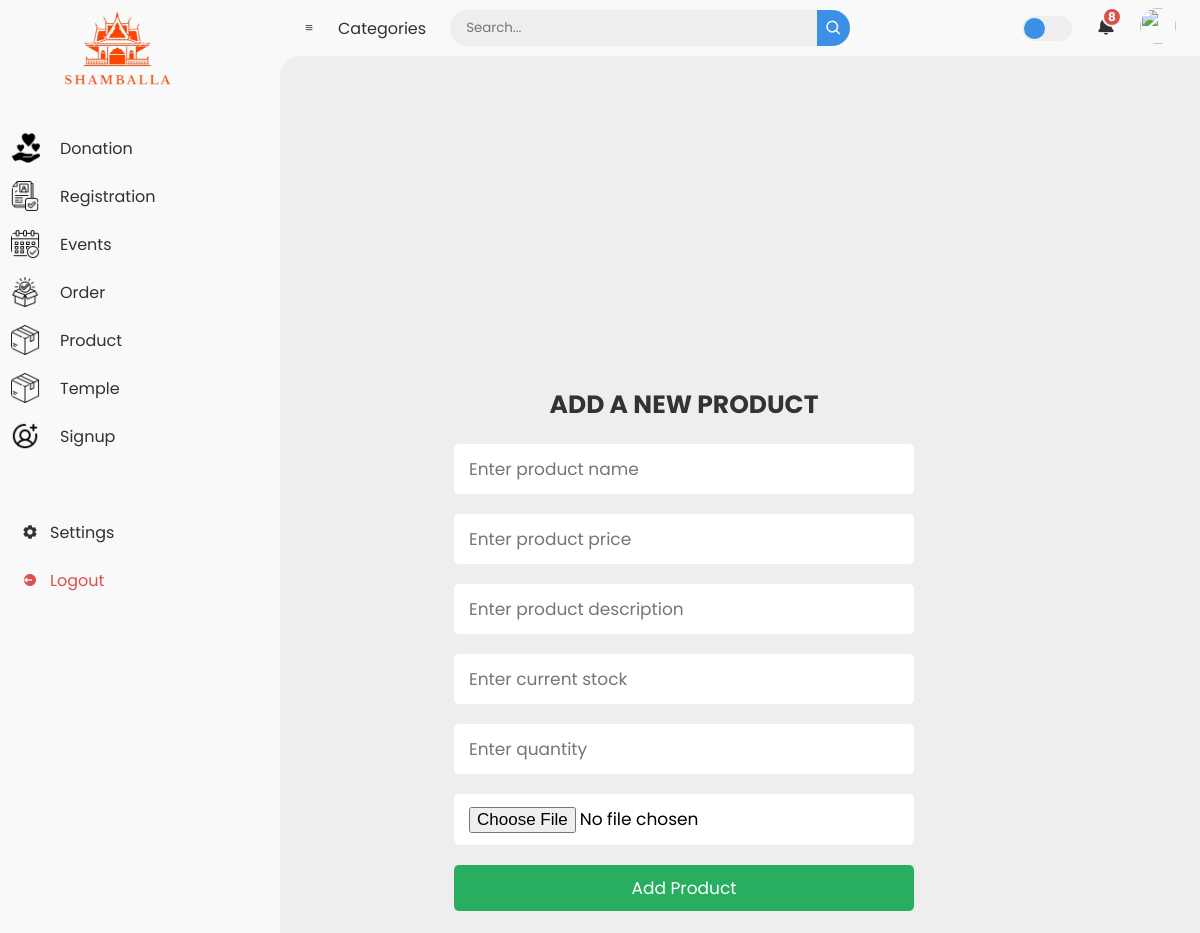
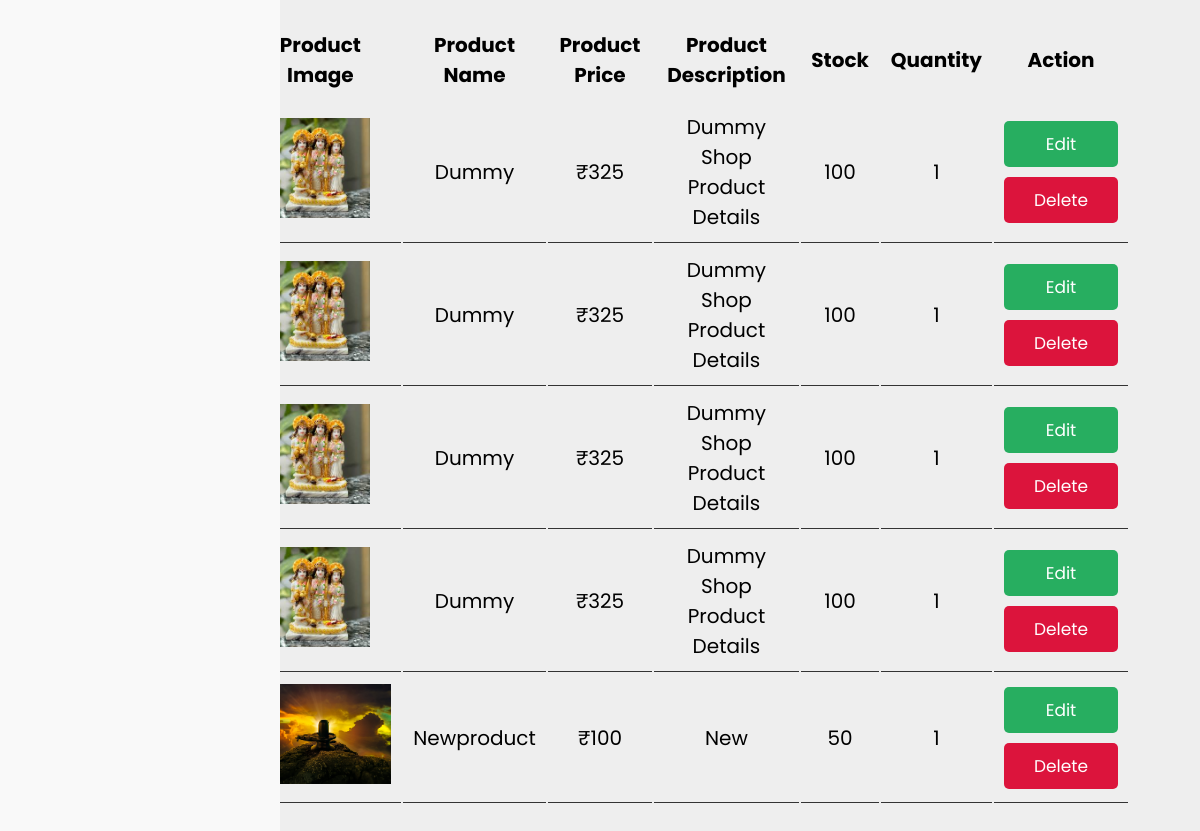
The app's page /admin/product.php with its own data (2 pictures, top to bottom).
### tables this page shows
CREATE TABLE `product` (
  `p_id` int(11) NOT NULL,
  `p_img` varchar(255) NOT NULL,
  `p_name` varchar(100) NOT NULL,
  `p_dec` text NOT NULL,
  `p_price` decimal(10,0) NOT NULL,
  `p_stock` int(11) NOT NULL DEFAULT 0,
  `p_quantity` int(11) NOT NULL DEFAULT 0
);

### admin/product.php (the view, shortened to what this page needs)
<?php
@include 'db.php';
?>
<!DOCTYPE html>
<html lang="en">
<head>
   <link href='https://unpkg.com/boxicons@2.0.9/css/boxicons.min.css' rel='stylesheet'>
   <link rel="stylesheet" href="css/style.css">
</head>
<body>
   <?php include("index.php"); ?>
   <div class="container">
      <div class="admin-product-form-container">
         <form action="product.php" method="post" enctype="multipart/form-data">
            <h3>Add a New Product</h3>
            <input type="text" placeholder="Enter product name" name="product_name" class="box">
            <input type="number" placeholder="Enter product price" name="product_price" class="box">
            <input type="text" placeholder="Enter product description" name="product_dec" class="box">
            <input type="number" placeholder="Enter current stock" name="product_stock" class="box">
            <input type="number" placeholder="Enter quantity" name="product_quantity" class="box">
            <input type="file" accept="image/png, image/jpeg, image/jpg" name="product_image" class="box">
            <input type="submit" class="btn" name="add_product" value="Add Product">
         </form>
      </div>
      <?php
      $select = mysqli_query($con, "SELECT * FROM product");
      ?>
      <div class="product-display">
         <table class="product-display-table">
            <thead>
               <tr>
                  <th>Product Image</th>
                  <th>Product Name</th>
                  <th>Product Price</th>
                  <th>Product Description</th>
                  <th>Stock</th>
                  <th>Quantity</th>
                  <th>Action</th>
               </tr>
            </thead>
            <tbody>
               <?php
               while ($row = mysqli_fetch_assoc($select)) {
               ?>
                  <tr>
                     <td><img src="uploaded_img/<?php echo $row['p_img']; ?>" height="100" alt=""></td>
                     <td><?php echo $row['p_name']; ?></td>
                     <td>₹<?php echo $row['p_price']; ?></td>
                     <td><?php echo $row['p_dec']; ?></td>
                     <td><?php echo $row['p_stock']; ?></td>
                     <td><?php echo $row['p_quantity']; ?></td>
                     <td>
                        <a href="admin_update.php?edit=<?php echo $row['p_id']; ?>" class="btn">Edit</a>
                        <a href="product.php?delete=<?php echo $row['p_id']; ?>" class="btn" onclick="return confirm('Are you sure you want to delete this product?');">Delete</a>
                     </td>
                  </tr>
               <?php
               }
               ?>
            </tbody>
         </table>
      </div>
   </div>
</body>
</html>

### admin/css/style.css (style rules this page uses)
:root { --green:#27ae60; --black:#333; --white:#fff; --bg-color:#eee; --box-shadow:0 .5rem 1rem rgba(0,0,0,.1); --border:.1rem solid var(--black); }
* { font-family: 'Poppins', sans-serif; margin:0; padding:0; box-sizing: border-box; outline: none; border:none; text-decoration: none; text-transform: capitalize; }
html { font-size: 62.5%; overflow-x: hidden; }
.btn { display: block; width: 100%; cursor: pointer; border-radius: .5rem; margin-top: 1rem; font-size: 1.7rem; padding:1rem 3rem; background: var(--green); color:var(--white); text-align: center; }
.container { max-width: 1300px; padding:1rem; margin:19%; margin-right: 5%; }
.admin-product-form-container form { max-width: 50rem; margin:0 auto; padding:2rem; border-radius: .5rem; background: var(--bg-color); }
.admin-product-form-container form h3 { text-transform: uppercase; color:var(--black); margin-bottom: 1rem; text-align: center; font-size: 2.5rem; }
.admin-product-form-container form .box { width: 100%; border-radius: .5rem; padding:1.2rem 1.5rem; font-size: 1.7rem; margin:1rem 0; background: var(--white); text-transform: none; }
.product-display { margin:2rem 0; }
.product-display .product-display-table { width: 100%; text-align: center; }
.product-display .product-display-table thead { background: var(--bg-color); }
.product-display .product-display-table th { padding:1rem; font-size: 2rem; }
.product-display .product-display-table td { padding:1rem; font-size: 2rem; border-bottom: var(--border); }
.product-display .product-display-table .btn:first-child { margin-top: 0; }
.product-display .product-display-table .btn:last-child { background: crimson; }

### admin/style.css (style rules this page uses)
* { margin: 0; padding: 0; box-sizing: border-box; }
a { text-decoration: none; }
:root { --poppins: 'Poppins', sans-serif; --lato: 'Lato', sans-serif; --light: #F9F9F9; --blue: #3C91E6; --light-blue: #CFE8FF; --grey: #eee; --dark-grey: #AAAAAA; --dark: #342E37; --red: #DB504A; --yellow: #FFCE26; --light-yellow: #FFF2C6; --orange: #FD7238; --light-orange: #FFE0D3; }
html { overflow-x: hidden; }
body { background: var(--grey); overflow-x: hidden; }

### records on screen
product: p_img (picture), p_name "Dummy", p_price "325", p_dec "Dummy Shop Product Details", p_stock "100", p_quantity "1"
product: p_img (picture), p_name "Dummy", p_price "325", p_dec "Dummy Shop Product Details", p_stock "100", p_quantity "1"
product: p_img (picture), p_name "Dummy", p_price "325", p_dec "Dummy Shop Product Details", p_stock "100", p_quantity "1"
product: p_img (picture), p_name "Dummy", p_price "325", p_dec "Dummy Shop Product Details", p_stock "100", p_quantity "1"
product: p_img (picture), p_name "Newproduct", p_price "100", p_dec "New", p_stock "50", p_quantity "1"
